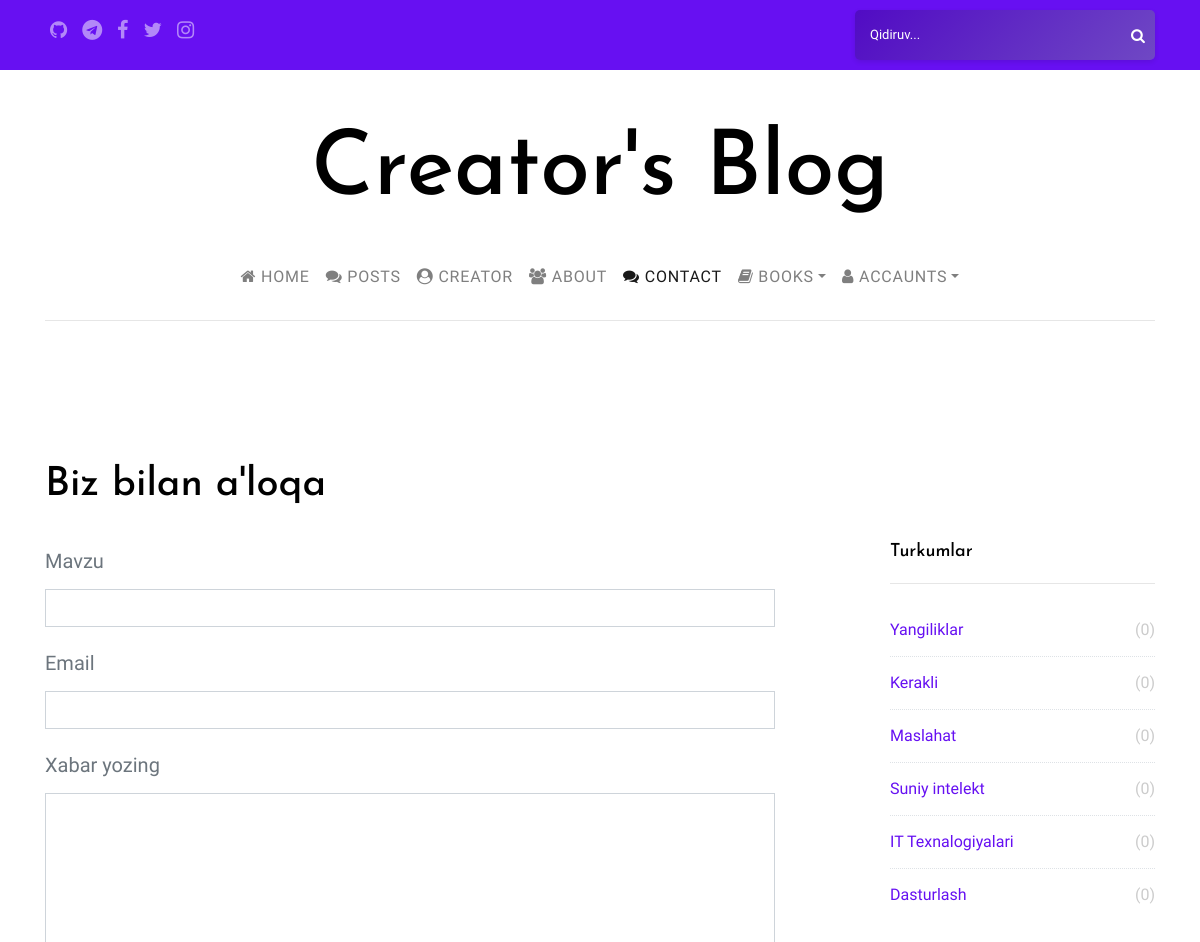
/contact/ (upper part), run on an earlier commit of the app's database.
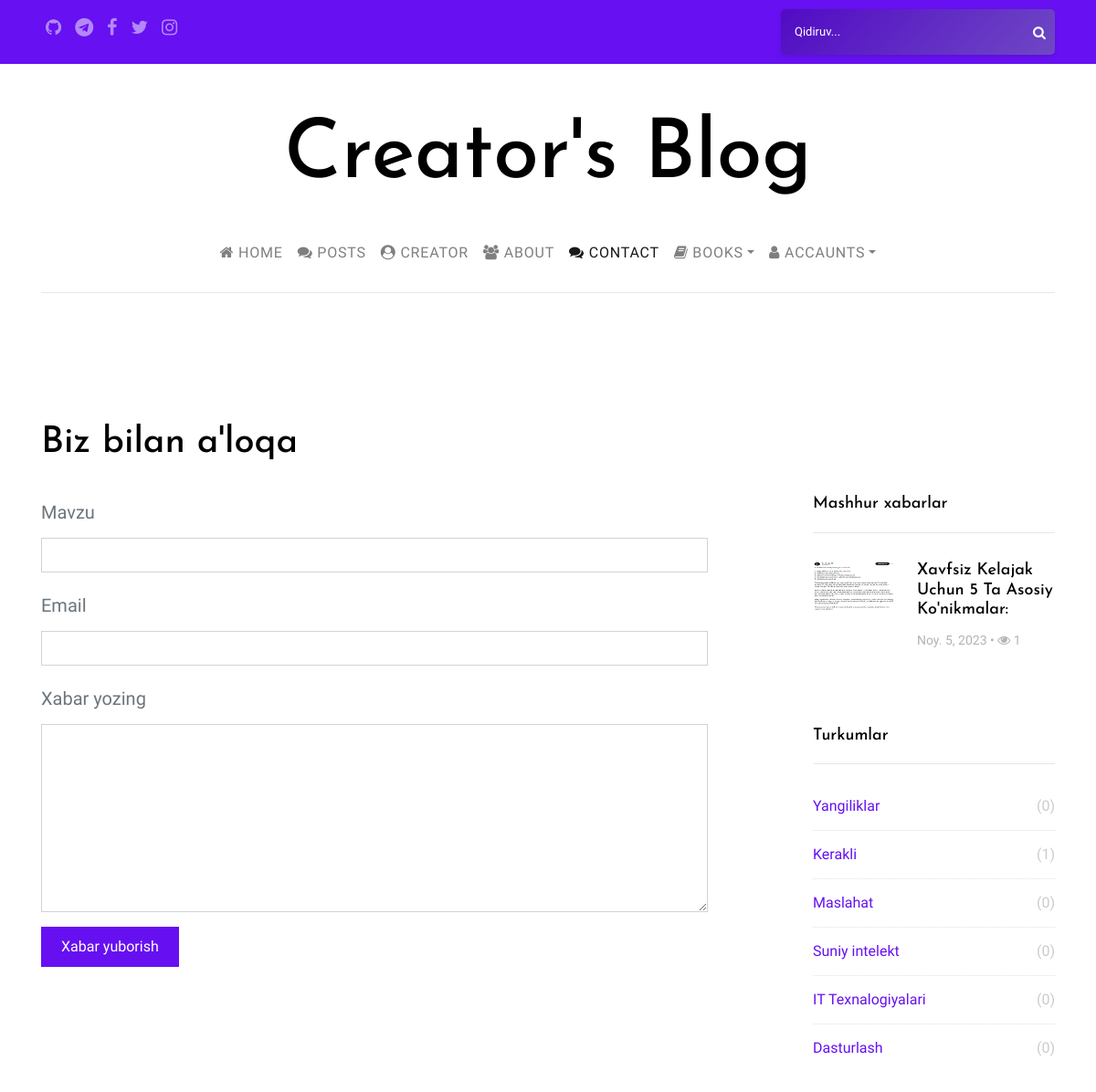
And on a later commit of the database.
### posts/models.py (models this page shows, shortened)
class Category(models.Model):
    name = models.CharField(max_length=50, verbose_name='Kategoriya nomi')
    slug = models.SlugField(unique=True, help_text="Bu joyni qo'lda o'zgartirmaslik tavsiya etiladi.")
    def __str__(self):
        return self.name

class Post(models.Model):
    author = models.ForeignKey(settings.AUTH_USER_MODEL, on_delete=models.CASCADE)
    category = models.ForeignKey(Category, on_delete=models.CASCADE)
    tags = models.ManyToManyField(Tag, blank=True, verbose_name='Yorliqlar')
    views = models.ManyToManyField(HitCount, related_name='post_views', blank=True)
    title = models.CharField(max_length=75, verbose_name='Sarlavha')
    slug = models.SlugField(unique=True, help_text='Bu joyni qo`lda o`zgartirmaslik tavsiya etiladi.')
    image = models.ImageField(upload_to='posts/%Y/%m/%d/', verbose_name='Rasm')
    content = RichTextField(verbose_name='Tarkib')
    created = models.DateTimeField(auto_now_add=True, verbose_name='Yaratilgan sana')
    available = models.BooleanField(default=True, verbose_name='Faol passiv')
    def getHitCount(self):
        return self.views.count()
    class Meta:
        ordering = ['-created']

### pages/views.py (the view, shortened to what this page needs)
# urls.py: path('contact/', views.ContactView, name='contact'),
def ContactView(request):
    categories = Category.objects.all()
    tags = Tag.objects.all()
    popularposts = Post.objects.filter(available=True).annotate(viewyek=Count('views')).order_by('-viewyek')[:3]  # Get popular 3 posts
    context = {
        'popularposts': popularposts,
        'categories': categories,
        'tags': tags,
    }
    return render(request, 'contact.html', context)

### posts/models.py (called while the page is built)
    def __str__(self):
        return self.name

### templates/contact.html (shortened to what this page needs)
{% extends 'partials/_base.html' %}
{% load static %}
{% block content %}
    <section class="site-section">
    <div class="container">
    <div class="row mb-4">
        <div class="col-md-6">
            <h1>Biz bilan a'loqa</h1>
        </div>
    </div>
    <div class="row blog-entries">
    <div class="col-md-12 col-lg-8 main-content">
        <form method="post">
            <div class="row">
                <div class="col-md-12 form-group">
                    <label for="name">Mavzu</label>
                    <input required name="subject" type="text" id="name" class="form-control ">
                </div>
                <div class="col-md-12 form-group">
                    <label for="email">Email</label>
                    <input required name="email" type="email" id="email" class="form-control ">
                </div>
            </div>
            <div class="row">
                <div class="col-md-12 form-group">
                    <label for="message">Xabar yozing</label>
                    <textarea required name="message" id="message" class="form-control " cols="30" rows="8"></textarea>
                </div>
            </div>
            <div class="row">
                <div class="col-md-6 form-group">
                    <input type="submit" value="Xabar yuborish" class="btn btn-primary">
                </div>
            </div>
        </form>
    </div>
{% endblock %}

### templates/partials/_sidebar.html (shortened to what this page needs)
{% load static %}
<div class="col-md-12 col-lg-4 sidebar">
    {% if popularposts %}
        <div class="sidebar-box">
            <h3 class="heading">Mashhur xabarlar</h3>
            <div class="post-entry-sidebar">
                <ul>
                    {% for popularpost in popularposts %}
                        <li>
                            <a href="{% url 'posts:postDetail' popularpost.category.slug popularpost.id popularpost.slug %}">
                                <img style="height: 55px" src="{{ popularpost.image.url }}" alt="popularpost img" class="mr-4">
                                <div class="text">
                                    <h4>{{ popularpost.title | title }}</h4>
                                    <div class="post-meta">
                                        <span>{{ popularpost.created | date }} &bullet;</span>
                                        <span><span class="fa fa-eye"></span> {{ popularpost.getHitCount }}</span>
                                    </div>
                                </div>
                            </a>
                        </li>
                    {% endfor %}
                </ul>
            </div>
        </div>
    {% endif %}
    {% if categories %}
        <div class="sidebar-box">
            <h3 class="heading">Turkumlar</h3>
            <ul class="categories">
                {% for category in categories %}
                    <li><a href="{% url 'posts:posts_by_category' category.slug %}">{{ category }} <span>({{ category.post_set.count }})</span></a></li>
                {% endfor %}
            </ul>
        </div>
    {% endif %}
</div>
</div>
</div>
</section>

What changed in the data, as far as the page shows it:
added Post: image (picture), title "Xavfsiz Kelajak Uchun 5 Ta Asosiy Ko'nikmalar:", created "Noy. 5, 2023", getHitCount "1"
computed for Category "Kerakli": post_set.count "0" → "1"
Also different on the page:
form field value: (not shown) → "Xabar yuborish"
text now shown: "Mashhur xabarlar"
